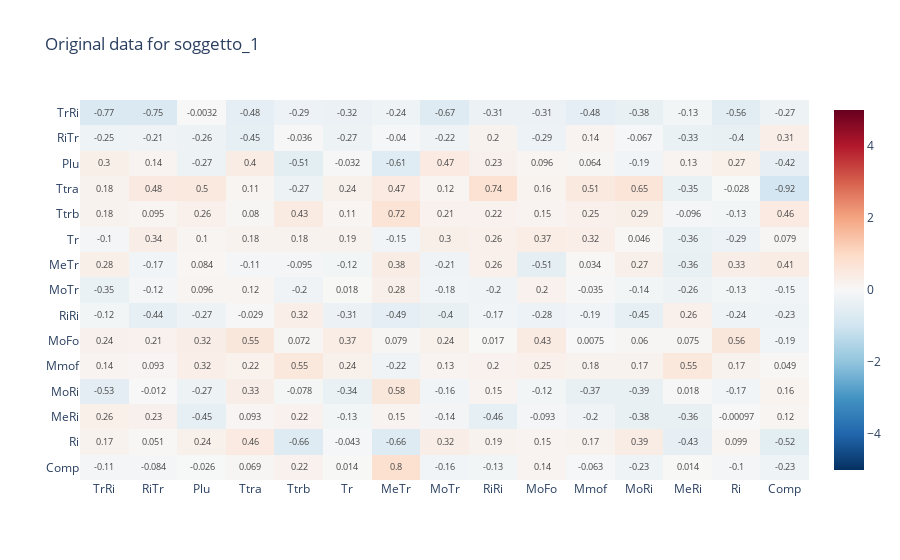
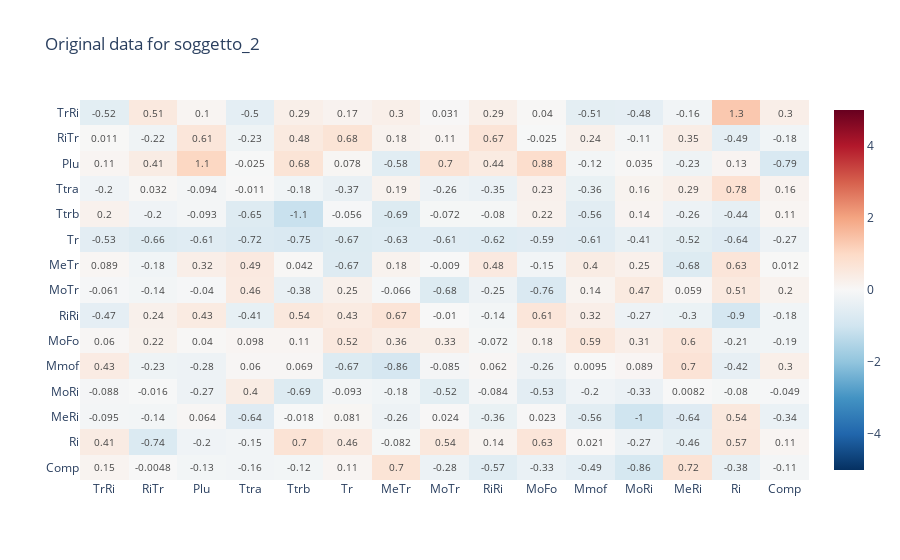
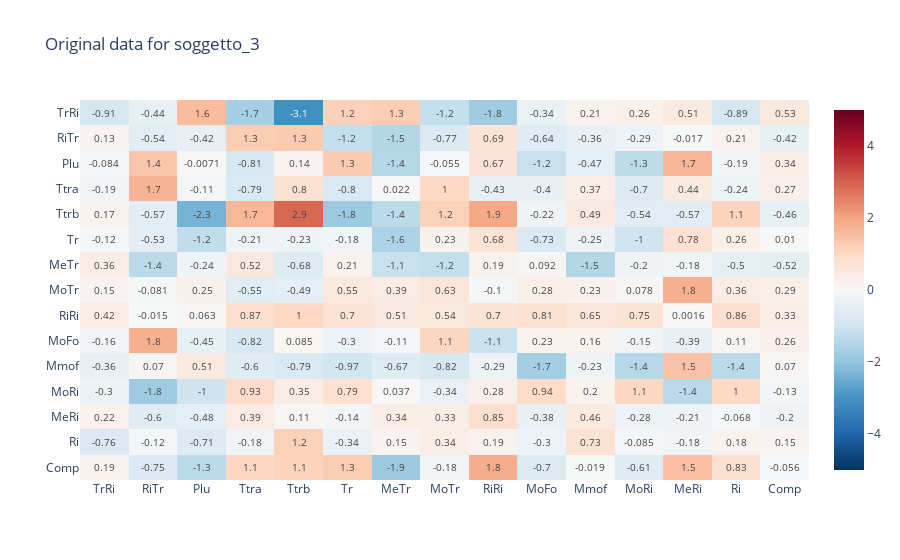
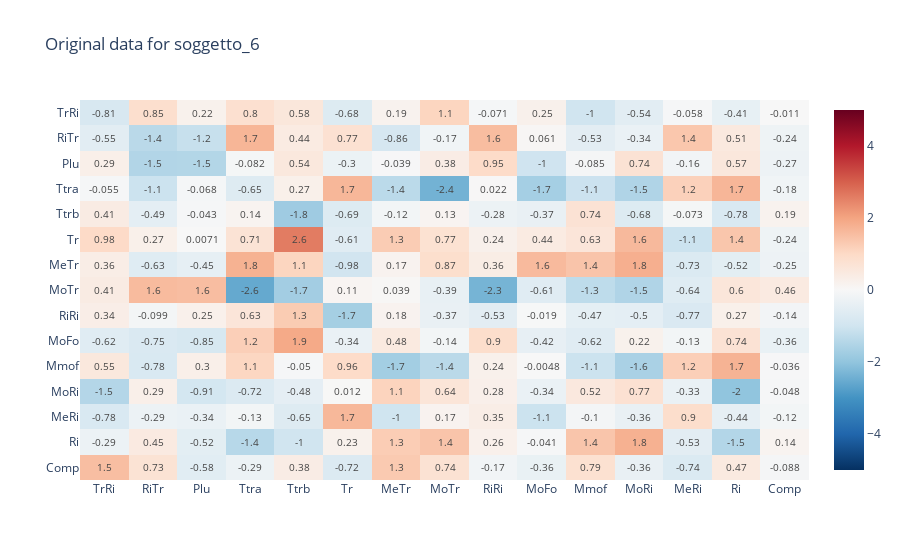

Notebook source saved alongside these figures, in order:
### Code cell
# plot heatmaps with plotly express
for subject in subjects:
    fig = px.imshow(df_o_dict[subject],
            color_continuous_midpoint=0,
            color_continuous_scale = 'RdBu_r',
            zmin=-5, zmax=5,
            text_auto=".2",
            aspect="Auto",
            title="Original data for {}".format(subject))
    fig.show()

### Figure 1 — Plotly figure (JSON) as saved in the notebook; plotly's stock layout.template omitted (floating-point values rounded to 4 significant figures; data arrays with more than 128 entries replaced by an {"elided": "..."} marker saying what was removed)
{"data": [{"coloraxis": "coloraxis", "hovertemplate": "x: %{x}<br>y: %{y}<br>color: %{z}<extra></extra>", "name": "0", "texttemplate": "%{z:.2}", "type": "heatmap", "x": ["TrRi", "RiTr", "Plu", "Ttra", "Ttrb", "Tr", "MeTr", "MoTr", "RiRi", "MoFo", "Mmof", "MoRi", "MeRi", "Ri", "Comp"], "xaxis": "x", "y": ["TrRi", "RiTr", "Plu", "Ttra", "Ttrb", "Tr", "MeTr", "MoTr", "RiRi", "MoFo", "Mmof", "MoRi", "MeRi", "Ri", "Comp"], "yaxis": "y", "z": {"elided": "15x15 float values"}}], "layout": {"coloraxis": {"cmax": 5, "cmid": 0, "cmin": -5, "colorscale": [[0, "rgb(5,48,97)"], [0.1, "rgb(33,102,172)"], [0.2, "rgb(67,147,195)"], [0.3, "rgb(146,197,222)"], [0.4, "rgb(209,229,240)"], [0.5, "rgb(247,247,247)"], [0.6, "rgb(253,219,199)"], [0.7, "rgb(244,165,130)"], [0.8, "rgb(214,96,77)"], [0.9, "rgb(178,24,43)"], [1, "rgb(103,0,31)"]]}, "title": {"text": "Original data for soggetto_1"}, "xaxis": {"anchor": "y", "domain": [0, 1]}, "yaxis": {"anchor": "x", "autorange": "reversed", "domain": [0, 1]}}}

### Figure 2 — Plotly figure (JSON) as saved in the notebook; plotly's stock layout.template omitted (floating-point values rounded to 4 significant figures; data arrays with more than 128 entries replaced by an {"elided": "..."} marker saying what was removed)
{"data": [{"coloraxis": "coloraxis", "hovertemplate": "x: %{x}<br>y: %{y}<br>color: %{z}<extra></extra>", "name": "0", "texttemplate": "%{z:.2}", "type": "heatmap", "x": ["TrRi", "RiTr", "Plu", "Ttra", "Ttrb", "Tr", "MeTr", "MoTr", "RiRi", "MoFo", "Mmof", "MoRi", "MeRi", "Ri", "Comp"], "xaxis": "x", "y": ["TrRi", "RiTr", "Plu", "Ttra", "Ttrb", "Tr", "MeTr", "MoTr", "RiRi", "MoFo", "Mmof", "MoRi", "MeRi", "Ri", "Comp"], "yaxis": "y", "z": {"elided": "15x15 float values"}}], "layout": {"coloraxis": {"cmax": 5, "cmid": 0, "cmin": -5, "colorscale": [[0, "rgb(5,48,97)"], [0.1, "rgb(33,102,172)"], [0.2, "rgb(67,147,195)"], [0.3, "rgb(146,197,222)"], [0.4, "rgb(209,229,240)"], [0.5, "rgb(247,247,247)"], [0.6, "rgb(253,219,199)"], [0.7, "rgb(244,165,130)"], [0.8, "rgb(214,96,77)"], [0.9, "rgb(178,24,43)"], [1, "rgb(103,0,31)"]]}, "title": {"text": "Original data for soggetto_2"}, "xaxis": {"anchor": "y", "domain": [0, 1]}, "yaxis": {"anchor": "x", "autorange": "reversed", "domain": [0, 1]}}}

### Figure 3 — Plotly figure (JSON) as saved in the notebook; plotly's stock layout.template omitted (floating-point values rounded to 4 significant figures; data arrays with more than 128 entries replaced by an {"elided": "..."} marker saying what was removed)
{"data": [{"coloraxis": "coloraxis", "hovertemplate": "x: %{x}<br>y: %{y}<br>color: %{z}<extra></extra>", "name": "0", "texttemplate": "%{z:.2}", "type": "heatmap", "x": ["TrRi", "RiTr", "Plu", "Ttra", "Ttrb", "Tr", "MeTr", "MoTr", "RiRi", "MoFo", "Mmof", "MoRi", "MeRi", "Ri", "Comp"], "xaxis": "x", "y": ["TrRi", "RiTr", "Plu", "Ttra", "Ttrb", "Tr", "MeTr", "MoTr", "RiRi", "MoFo", "Mmof", "MoRi", "MeRi", "Ri", "Comp"], "yaxis": "y", "z": {"elided": "15x15 float values"}}], "layout": {"coloraxis": {"cmax": 5, "cmid": 0, "cmin": -5, "colorscale": [[0, "rgb(5,48,97)"], [0.1, "rgb(33,102,172)"], [0.2, "rgb(67,147,195)"], [0.3, "rgb(146,197,222)"], [0.4, "rgb(209,229,240)"], [0.5, "rgb(247,247,247)"], [0.6, "rgb(253,219,199)"], [0.7, "rgb(244,165,130)"], [0.8, "rgb(214,96,77)"], [0.9, "rgb(178,24,43)"], [1, "rgb(103,0,31)"]]}, "title": {"text": "Original data for soggetto_3"}, "xaxis": {"anchor": "y", "domain": [0, 1]}, "yaxis": {"anchor": "x", "autorange": "reversed", "domain": [0, 1]}}}

### Figure 4 — Plotly figure (JSON) as saved in the notebook; plotly's stock layout.template omitted (floating-point values rounded to 4 significant figures; data arrays with more than 128 entries replaced by an {"elided": "..."} marker saying what was removed)
{"data": [{"coloraxis": "coloraxis", "hovertemplate": "x: %{x}<br>y: %{y}<br>color: %{z}<extra></extra>", "name": "0", "texttemplate": "%{z:.2}", "type": "heatmap", "x": ["TrRi", "RiTr", "Plu", "Ttra", "Ttrb", "Tr", "MeTr", "MoTr", "RiRi", "MoFo", "Mmof", "MoRi", "MeRi", "Ri", "Comp"], "xaxis": "x", "y": ["TrRi", "RiTr", "Plu", "Ttra", "Ttrb", "Tr", "MeTr", "MoTr", "RiRi", "MoFo", "Mmof", "MoRi", "MeRi", "Ri", "Comp"], "yaxis": "y", "z": {"elided": "15x15 float values"}}], "layout": {"coloraxis": {"cmax": 5, "cmid": 0, "cmin": -5, "colorscale": [[0, "rgb(5,48,97)"], [0.1, "rgb(33,102,172)"], [0.2, "rgb(67,147,195)"], [0.3, "rgb(146,197,222)"], [0.4, "rgb(209,229,240)"], [0.5, "rgb(247,247,247)"], [0.6, "rgb(253,219,199)"], [0.7, "rgb(244,165,130)"], [0.8, "rgb(214,96,77)"], [0.9, "rgb(178,24,43)"], [1, "rgb(103,0,31)"]]}, "title": {"text": "Original data for soggetto_6"}, "xaxis": {"anchor": "y", "domain": [0, 1]}, "yaxis": {"anchor": "x", "autorange": "reversed", "domain": [0, 1]}}}
